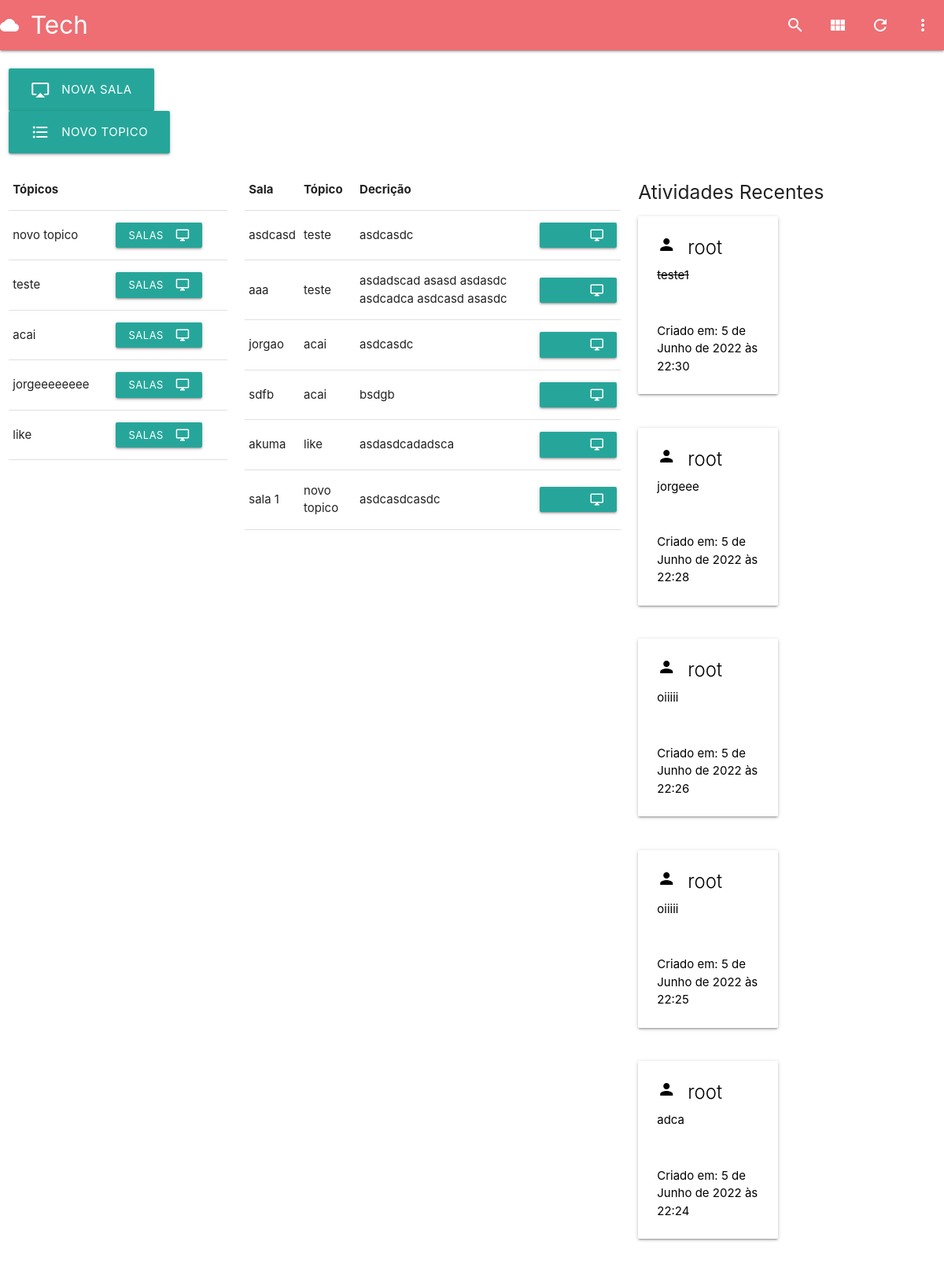
The page / on the database its author committed.
### apps/base/models.py (models this page shows, shortened)
class Topic(models.Model):
    name = models.CharField(max_length=200)
    def __str__(self):
        return self.name

class Room(models.Model):
    host = models.ForeignKey(User, on_delete=models.SET_NULL, null=True)
    topic = models.ForeignKey(Topic, on_delete=models.SET_NULL, null=True)
    name = models.CharField(max_length=200)
    description = models.TextField(null=True, blank=True)
    participants = models.ManyToManyField(User, related_name='participants', blank=True)
    updated = models.DateTimeField(auto_now=True)
    created = models.DateTimeField(auto_now_add=True)
    class Meta:
        ordering = ['-updated', '-created']
    def __str__(self):
        return self.name

class Message(models.Model):
    user = models.ForeignKey(User, on_delete=models.CASCADE)
    room = models.ForeignKey(Room, on_delete=models.CASCADE)
    body = RichTextField(blank=True, null=True)
    updated = models.DateTimeField(auto_now=True)
    created = models.DateTimeField(auto_now_add=True)
    class Meta:
        ordering = ['-updated', '-created']

### apps/base/views.py (the view)
# urls.py: 2. Add a URL to urlpatterns:  path('', Home.as_view(), name='home')
class Home(View):
    template = 'base/home.html'
    def get(self, request, *args, **kwargs):
        topics = TopicModel.objects.all()
        rooms = RoomModel.objects.all()
        messages = MessageModel.objects.order_by('-updated')[:5]
        context = {
            'topics':topics,
            'rooms':rooms,
            'messages':messages
        }
        return render(request, self.template, context)

### templates/base/home.html
{% include 'main/main.html' %}
{% block content %}
<div class="row">
    <div class="col s12"> <br> </div>
    <div class="col s3">
    <a href="{% url 'url_room_create' %}" class="waves-effect waves-light btn-large"><i class="material-icons left">airplay</i>Nova Sala</a>
    <a href="{% url 'url_topic_create' %}" class="waves-effect waves-light btn-large"><i class="material-icons left">format_list_bulleted</i>Novo Topico</a>
    </div>
</div>
<div class="row">
    <div class="col s3">
        <table class="highlight">
            <thead>
              <tr>
                  <th>Tópicos</th>
              </tr>
            </thead>
            <tbody>
                {% for  topic in topics %}
              <tr>
                <td>{{ topic }}</td>
                <td><a href="{% url 'url_topic_detail' topic.id  %}" class="waves-effect waves-light btn-small"><i class="material-icons right">desktop_windows</i>Salas</a></td>
              </tr>
                {% endfor %}
            </tbody>
        </table>
    </div>
    <div class="col s5">
        <table class="highlight">
            <thead>
            <tr>
                <th>Sala</th>
                <th>Tópico</th>
                <th>Decrição</th>
            </tr>
            </thead>
            <tbody>
                {% for  room in rooms %}
            <tr>
                <td>{{ room }}</td>
                <td>{{ room.topic }}</td>
                <td>{{ room.description }}</td>
                <td><td><a href="{% url 'url_message_list' room.id %}" class="waves-effect waves-light btn-small"><i class="material-icons right">desktop_windows</i>Entrar</a></td></td>
            </tr>
                {% endfor %}
            </tbody>
        </table>
    </div>
    <div class="col s4">
        <h5> Atividades Recentes </h5>
        {% for message in messages %}
            <div class="row">
                <div class="col s12 m6">
                    <div class="card white darken-1">
                        <div class="card-content black-text">
                        <i class="material-icons left">person</i>
                        <span class="card-title">{{ message.user }}</span>
                        <p>{{ message.body|safe}}</p>
                        </div>
                        <div class="card-content black-text">
                            <span>Criado em: {{ message.created}} </span>
                        </div>
                    </div>
                </div>
            </div>
        {% endfor %}
    </div>
</div>
{% endblock content %}

### rows shown on the page
Topic: name "novo topico"
Topic: name "teste"
Topic: name "acai"
Topic: name "jorgeeeeeeee"
Topic: name "like"
Room: name "asdcasd", topic "teste", description "asdcasdc"
Room: name "aaa", topic "teste", description "asdadscad asasd asdasdc asdcadca asdcasd asasdc"
Room: name "jorgao", topic "acai", description "asdcasdc"
Room: name "sdfb", topic "acai", description "bsdgb"
Room: name "akuma", topic "like", description "asdasdcadadsca"
Room: name "sala 1", topic "novo topico", description "asdcasdcasdc"
Message: user "root", body "teste1", created "5 de Junho de 2022 às 22:30"
Message: user "root", body "jorgeee", created "5 de Junho de 2022 às 22:28"
Message: user "root", body "oiiiii", created "5 de Junho de 2022 às 22:26"
Message: user "root", body "oiiiii", created "5 de Junho de 2022 às 22:25"
Message: user "root", body "adca", created "5 de Junho de 2022 às 22:24"
